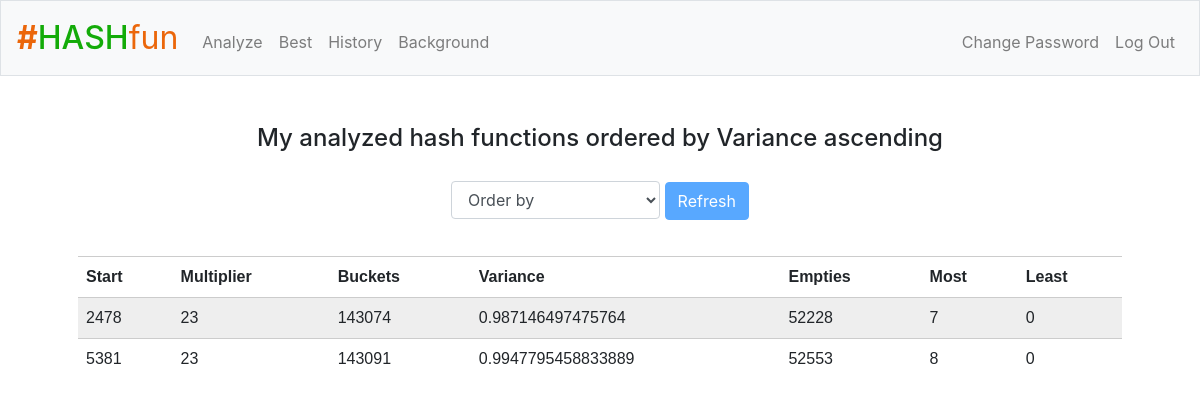
The page / (signed in) on the database its author committed.
### tables this page shows
CREATE TABLE 'functions' ('id' INTEGER PRIMARY KEY AUTOINCREMENT NOT NULL, 
'user_id' INTEGER NOT NULL, 
'start' INTEGER NOT NULL, 
'multiplier' INTEGER NOT NULL, 
'buckets' INTEGER NOT NULL, 
'variance' REAL NOT NULL,
'empty' INTEGER NOT NULL, 
'max' INTEGER NOT NULL, 
'min' INTEGER NOT NULL, 
'timestamp' DATETIME NOT NULL DEFAULT (datetime(CURRENT_TIMESTAMP, 'localtime')), 
FOREIGN KEY (user_id) REFERENCES users (id));

### application.py (the view, shortened to what this page needs)
@app.route("/", methods=["GET", "POST"])
@login_required
def index():
    id = session["user_id"]
    if request.method == "GET":
        rows = db.execute("SELECT * FROM functions WHERE user_id = :id ORDER BY variance", id=id)
        if len(rows) == 0:
            flash("Analyze some functions!")
            return redirect("/analyze")
        else:
            return render_template("index.html", rows=rows, order="Variance ascending")

### application.py (called while the page is built)
@app.after_request
def after_request(response):
    response.headers["Cache-Control"] = "no-cache, no-store, must-revalidate"
    response.headers["Expires"] = 0
    response.headers["Pragma"] = "no-cache"
    return response

### helpers.py (called while the page is built)
def login_required(f):
    @wraps(f)
    def decorated_function(*args, **kwargs):
        if session.get("user_id") is None:
            return redirect("/login")
        return f(*args, **kwargs)
    return decorated_function

### templates/index.html (shortened to what this page needs)
{% extends "layout.html" %}
{% block main %}
    <h4>My analyzed hash functions ordered by {{ order }}</h4>
    <div class="push3"></div>
    <form action="/" method="post">
        <div class="form-group">
            <select class="form-control" name="order" onchange="enableButton()">
                <option disabled selected value>Order by</option>
            </select>
            <button id="goBtn" class="btn btn-primary" type="submit" disabled>Refresh</button>
        </div>
    </form>
    <div class="push3"></div>
    <table>
            <tr>
                <th>Start</th>
                <th>Multiplier</th>
                <th>Buckets</th>
                <th>Variance</th>
                <th>Empties</th>
                <th>Most</th>
                <th>Least</th>
            </tr>
        {% for row in rows %}
            <tr>
                <td>{{ row["start"] }}</td>
                <td>{{ row["multiplier"] }}</td>
                <td>{{ row["buckets"] }}</td>
                <td>{{ row["variance"] }}</td>
                <td>{{ row["empty"] }}</td>
                <td>{{ row["max"] }}</td>
                <td>{{ row["min"] }}</td>
            </tr>
        {% endfor %}
    </table>
{% endblock %}

### templates/layout.html (shortened to what this page needs)
<!DOCTYPE html>
<html lang="en">
    <head>
        <link href="https://maxcdn.bootstrapcdn.com/bootstrap/4.1.3/css/bootstrap.min.css" rel="stylesheet">
        <link href="/static/styles.css" rel="stylesheet">
    </head>
    <body>
        <nav class="navbar navbar-expand-md navbar-light bg-light border">
            <a class="navbar-brand" href="/"><span class="orange" style="font-weight: bold">#</span><span class="green" style="font-weight: 500">HASH</span><span class="orange" style="font-weight: 400">fun</span></a>
            <div class="collapse navbar-collapse" id="navbar">
                {% if session.user_id %}
                    <ul class="navbar-nav mr-auto mt-2">
                        <li class="nav-item"><a class="nav-link" href="/analyze">Analyze</a></li>
                        <li class="nav-item"><a class="nav-link" href="/best">Best</a></li>
                        <li class="nav-item"><a class="nav-link" href="/history">History</a></li>
                        <li class="nav-item"><a class="nav-link" href="/background">Background</a></li>
                    </ul>
                    <ul class="navbar-nav ml-auto mt-2">
                        <li class="nav-item"><a class="nav-link" href="/newpassword">Change Password</a></li>
                        <li class="nav-item"><a class="nav-link" href="/logout">Log Out</a></li>
                    </ul>
                {% else %}
                    <ul class="navbar-nav ml-auto mt-2">
                        <li class="nav-item"><a class="nav-link" href="/register">Register</a></li>
                        <li class="nav-item"><a class="nav-link" href="/login">Log In</a></li>
                    </ul>
                {% endif %}
            </div>
        </nav>
        <main class="container p-5">
            {% block main %}{% endblock %}
        </main>
    </body>
</html>

### static/styles.css (style rules this page uses)
nav .navbar-brand { font-size: xx-large; }
main .form-control { display: inline-block; width: auto; }
main { overflow-x: auto; text-align: center; }
.orange { color: #eb660a; }
.green { color: #13ab08; }
.push3 { padding: 10px; }
table { font-family: arial, sans-serif; border-collapse: collapse; width: 100%; }
td, th { text-align: left; padding: 8px; }
tr:nth-child(even) { background-color: #eeeeee; }
tr { border-top: solid 1px #cccccc; }

### rows shown on the page
functions: start "2478", multiplier "23", buckets "143074", variance "0.987146497475764", empty "52228", max "7", min "0"
functions: start "5381", multiplier "23", buckets "143091", variance "0.9947795458833889", empty "52553", max "8", min "0"

### other values the page prints
{{ order }} "Variance ascending"
